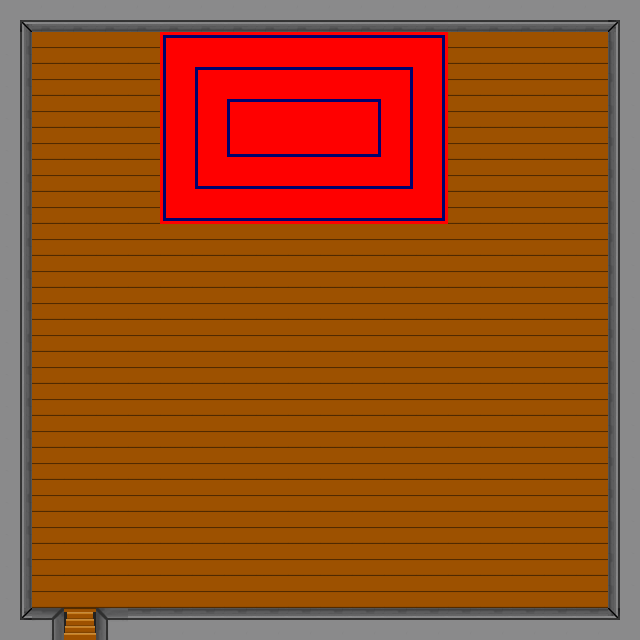

Tiled map render using the project's own tile images. Description and the map definition, with tile-layer contents summarised, below:
An orthogonal 20x20 tile map with 32x32 px tiles, 2 tile layers (Camada de Tiles 1, Colisoes), 6 tilesets.

<map version="1.0" orientation="orthogonal" renderorder="right-down" width="20" height="20" tilewidth="32" tileheight="32" nextobjectid="1">
 <tileset firstgid="1" name="Parede" tilewidth="32" tileheight="32">
  <image source="Parede.png" width="96" height="32" />
 </tileset>
 <tileset firstgid="4" name="Tile_Madeira" tilewidth="32" tileheight="32">
  <image source="Tile_Madeira.png" width="32" height="32" />
 </tileset>
 <tileset firstgid="5" name="EscadaSubindo" tilewidth="32" tileheight="32">
  <image source="EscadaSubindo.png" width="32" height="32" />
 </tileset>
 <tileset firstgid="6" name="TapeteFlyer" tilewidth="32" tileheight="32">
  <image source="TapeteFlyer.png" width="96" height="64" />
 </tileset>
 <tileset firstgid="12" name="ParedeInvisivel" tilewidth="32" tileheight="32">
  <image source="ParedeInvisivel.png" width="32" height="32" />
  <tile id="0">
   <properties>
    <property name="blocked" value="blocked" />
   </properties>
  </tile>
 </tileset>
 <tileset firstgid="13" name="Portal1" tilewidth="32" tileheight="32">
  <image source="Portal1.png" width="32" height="32" />
  <tile id="0">
   <properties>
    <property name="stairHome" value="2oAndarBabi.tmx" />
   </properties>
  </tile>
 </tileset>
 <layer name="Camada de Tiles 1" width="20" height="20">
  <data>[400 cells, 400 non-empty, 11 distinct tile ids]</data>
 </layer>
 <layer name="Colisoes" width="20" height="20" opacity="0.01">
  <data>[400 cells, 76 non-empty, 2 distinct tile ids]</data>
 </layer>
</map>
